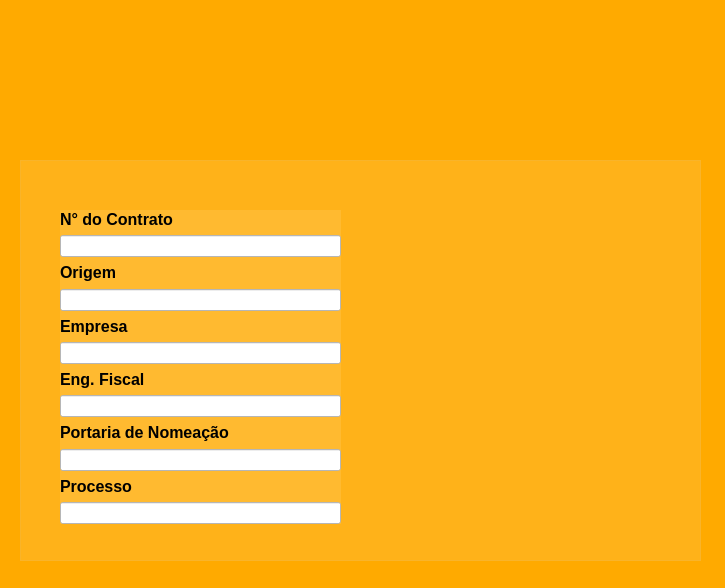
<?xml version="1.0" encoding="UTF-8"?>
<ui version="4.0">
 <class>Cadastro_contrato</class>
 <widget class="QWidget" name="Cadastro_contrato">
  <property name="geometry">
   <rect>
    <x>0</x>
    <y>0</y>
    <width>725</width>
    <height>588</height>
   </rect>
  </property>
  <property name="windowTitle">
   <string>Form</string>
  </property>
  <property name="styleSheet">
   <string notr="true">background-color: rgb(255, 170, 0);</string>
  </property>
  <widget class="QFrame" name="frame">
   <property name="geometry">
    <rect>
     <x>20</x>
     <y>160</y>
     <width>681</width>
     <height>401</height>
    </rect>
   </property>
   <property name="styleSheet">
    <string notr="true">background-color: rgb(255, 255, 255, 0.1);</string>
   </property>
   <property name="frameShape">
    <enum>QFrame::StyledPanel</enum>
   </property>
   <property name="frameShadow">
    <enum>QFrame::Raised</enum>
   </property>
   <widget class="QWidget" name="">
    <property name="geometry">
     <rect>
      <x>40</x>
      <y>50</y>
      <width>281</width>
      <height>314</height>
     </rect>
    </property>
    <layout class="QVBoxLayout" name="lines_informations">
     <item>
      <layout class="QVBoxLayout" name="verticalLayout">
       <item>
        <widget class="QLabel" name="n_contrato_txt">
         <property name="styleSheet">
          <string notr="true">background-color: rgb(255, 255, 255, 0.001);</string>
         </property>
         <property name="text">
          <string>&lt;html&gt;&lt;head/&gt;&lt;body&gt;&lt;p&gt;&lt;span style=&quot; font-size:12pt; font-weight:600;&quot;&gt;N° do Contrato&lt;/span&gt;&lt;/p&gt;&lt;/body&gt;&lt;/html&gt;</string>
         </property>
        </widget>
       </item>
       <item>
        <widget class="QLineEdit" name="n_contrato">
         <property name="enabled">
          <bool>true</bool>
         </property>
         <property name="styleSheet">
          <string notr="true">background-color: rgb(255, 255, 255);</string>
         </property>
         <property name="alignment">
          <set>Qt::AlignCenter</set>
         </property>
         <property name="placeholderText">
          <string/>
         </property>
        </widget>
       </item>
      </layout>
     </item>
     <item>
      <layout class="QVBoxLayout" name="verticalLayout_2">
       <item>
        <widget class="QLabel" name="origem_txt">
         <property name="styleSheet">
          <string notr="true">background-color: rgb(255, 255, 255, 0.001);</string>
         </property>
         <property name="text">
          <string>&lt;html&gt;&lt;head/&gt;&lt;body&gt;&lt;p&gt;&lt;span style=&quot; font-size:12pt; font-weight:600;&quot;&gt;Origem&lt;/span&gt;&lt;/p&gt;&lt;/body&gt;&lt;/html&gt;</string>
         </property>
        </widget>
       </item>
       <item>
        <widget class="QLineEdit" name="origem">
         <property name="enabled">
          <bool>true</bool>
         </property>
         <property name="styleSheet">
          <string notr="true">background-color: rgb(255, 255, 255);</string>
         </property>
         <property name="alignment">
          <set>Qt::AlignCenter</set>
         </property>
         <property name="placeholderText">
          <string/>
         </property>
        </widget>
       </item>
      </layout>
     </item>
     <item>
      <layout class="QVBoxLayout" name="verticalLayout_3">
       <item>
        <widget class="QLabel" name="empresa_txt">
         <property name="styleSheet">
          <string notr="true">background-color: rgb(255, 255, 255, 0.001);</string>
         </property>
         <property name="text">
          <string>&lt;html&gt;&lt;head/&gt;&lt;body&gt;&lt;p&gt;&lt;span style=&quot; font-size:12pt; font-weight:600;&quot;&gt;Empresa&lt;/span&gt;&lt;/p&gt;&lt;/body&gt;&lt;/html&gt;</string>
         </property>
        </widget>
       </item>
       <item>
        <widget class="QLineEdit" name="empresa">
         <property name="enabled">
          <bool>true</bool>
         </property>
         <property name="styleSheet">
          <string notr="true">background-color: rgb(255, 255, 255);</string>
         </property>
         <property name="alignment">
          <set>Qt::AlignCenter</set>
         </property>
         <property name="placeholderText">
          <string/>
         </property>
        </widget>
       </item>
      </layout>
     </item>
     <item>
      <layout class="QVBoxLayout" name="verticalLayout_4">
       <item>
        <widget class="QLabel" name="eng_fiscal_txt">
         <property name="styleSheet">
          <string notr="true">background-color: rgb(255, 255, 255, 0.001);</string>
         </property>
         <property name="text">
          <string>&lt;html&gt;&lt;head/&gt;&lt;body&gt;&lt;p&gt;&lt;span style=&quot; font-size:12pt; font-weight:600;&quot;&gt;Eng. Fiscal&lt;/span&gt;&lt;/p&gt;&lt;/body&gt;&lt;/html&gt;</string>
         </property>
        </widget>
       </item>
       <item>
        <widget class="QLineEdit" name="eng_fiscal">
         <property name="enabled">
          <bool>true</bool>
         </property>
         <property name="styleSheet">
          <string notr="true">background-color: rgb(255, 255, 255);</string>
         </property>
         <property name="alignment">
          <set>Qt::AlignCenter</set>
         </property>
         <property name="placeholderText">
          <string/>
         </property>
        </widget>
       </item>
      </layout>
     </item>
     <item>
      <layout class="QVBoxLayout" name="verticalLayout_5">
       <item>
        <widget class="QLabel" name="portaria_txt">
         <property name="styleSheet">
          <string notr="true">background-color: rgb(255, 255, 255, 0.001);</string>
         </property>
         <property name="text">
          <string>&lt;html&gt;&lt;head/&gt;&lt;body&gt;&lt;p&gt;&lt;span style=&quot; font-size:12pt; font-weight:600;&quot;&gt;Portaria de Nomeação&lt;/span&gt;&lt;/p&gt;&lt;/body&gt;&lt;/html&gt;</string>
         </property>
        </widget>
       </item>
       <item>
        <widget class="QLineEdit" name="portaria">
         <property name="enabled">
          <bool>true</bool>
         </property>
         <property name="styleSheet">
          <string notr="true">background-color: rgb(255, 255, 255);</string>
         </property>
         <property name="alignment">
          <set>Qt::AlignCenter</set>
         </property>
         <property name="placeholderText">
          <string/>
         </property>
        </widget>
       </item>
      </layout>
     </item>
     <item>
      <layout class="QVBoxLayout" name="verticalLayout_6">
       <item>
        <widget class="QLabel" name="processo_txt">
         <property name="styleSheet">
          <string notr="true">background-color: rgb(255, 255, 255, 0.001);</string>
         </property>
         <property name="text">
          <string>&lt;html&gt;&lt;head/&gt;&lt;body&gt;&lt;p&gt;&lt;span style=&quot; font-size:12pt; font-weight:600;&quot;&gt;Processo&lt;/span&gt;&lt;/p&gt;&lt;/body&gt;&lt;/html&gt;</string>
         </property>
        </widget>
       </item>
       <item>
        <widget class="QLineEdit" name="processo">
         <property name="enabled">
          <bool>true</bool>
         </property>
         <property name="styleSheet">
          <string notr="true">background-color: rgb(255, 255, 255);</string>
         </property>
         <property name="alignment">
          <set>Qt::AlignCenter</set>
         </property>
         <property name="placeholderText">
          <string/>
         </property>
        </widget>
       </item>
      </layout>
     </item>
    </layout>
   </widget>
  </widget>
 </widget>
 <resources/>
 <connections/>
</ui>
